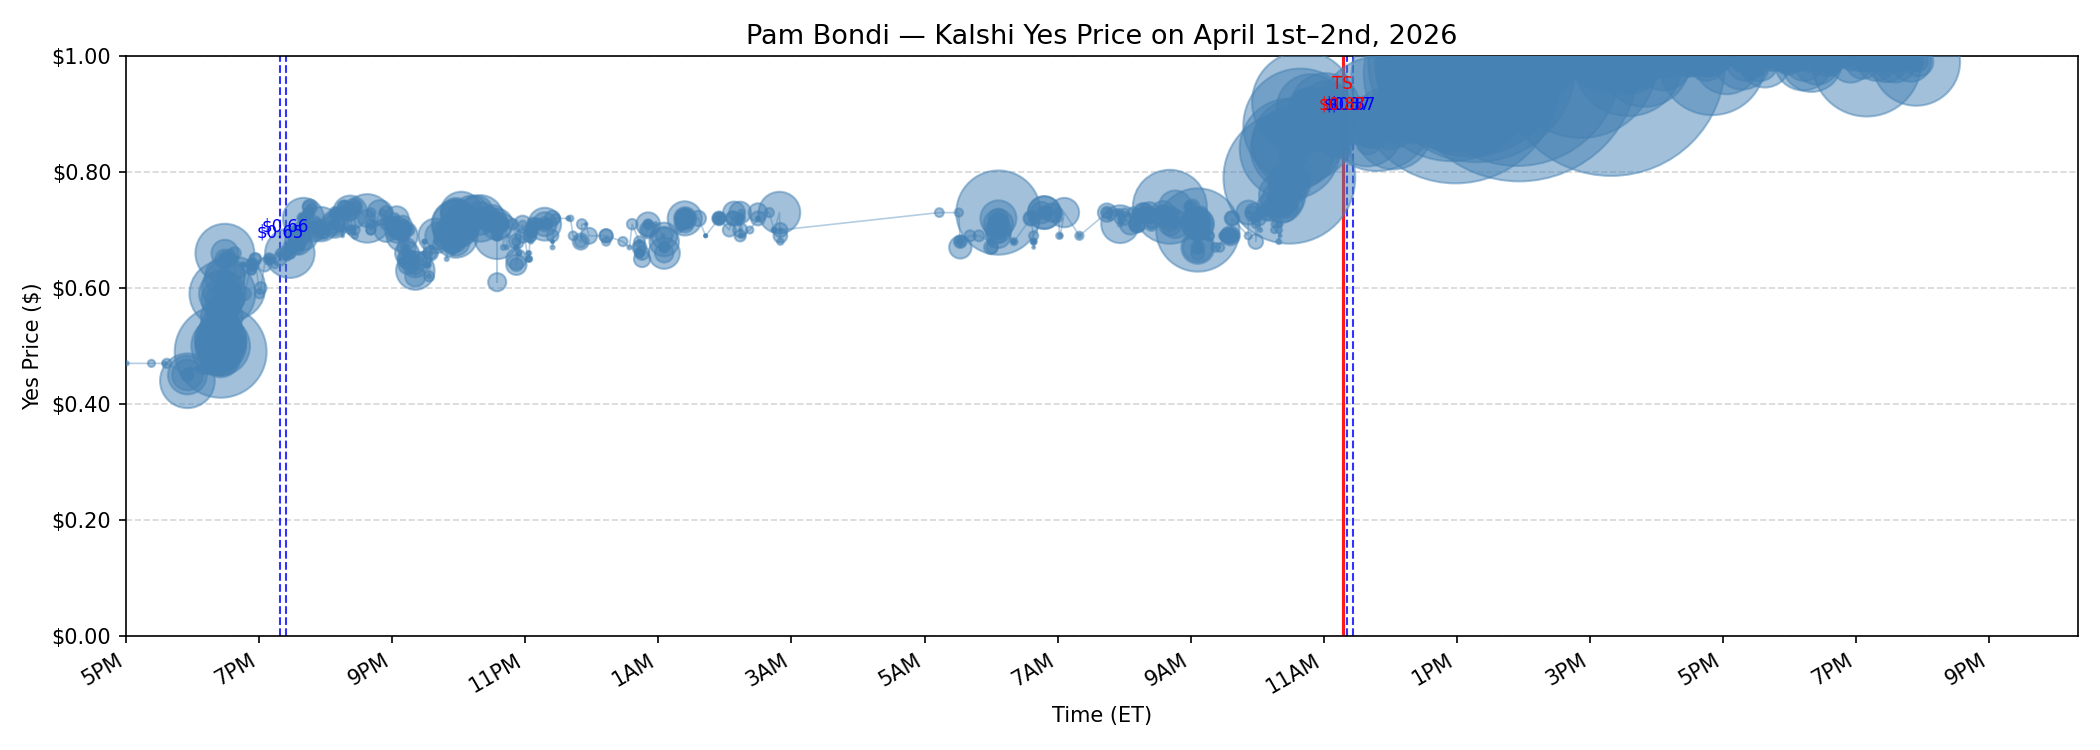

Python code for this plot:
import requests
import numpy as np
import matplotlib
matplotlib.use("Agg")
import matplotlib.pyplot as plt
import matplotlib.dates as mdates
from collections import defaultdict
from datetime import datetime, timezone
from zoneinfo import ZoneInfo

TICKER = "KXTRUMPADMINLEAVE-26DEC31-PBON"  # Pam Bondi
BASE_URL = "https://api.elections.kalshi.com/trade-api/v2"

# April 1st–2nd, 2026 UTC window
start = datetime(2026, 4, 1, 0, 0, 0, tzinfo=timezone.utc)
end = datetime(2026, 4, 2, 23, 59, 59, tzinfo=timezone.utc)

min_ts = int(start.timestamp())
max_ts = int(end.timestamp())

eastern = ZoneInfo("America/New_York")

def compute_signal(trades, window_minutes=30):
    """Bin trades into 1-minute buckets and compute a rolling Z-score of price_change * volume."""
    buckets = defaultdict(list)
    for t in trades:
        dt = datetime.fromisoformat(t["created_time"].replace("Z", "+00:00"))
        minute_key = dt.replace(second=0, microsecond=0)
        buckets[minute_key].append(t)

    sorted_minutes = sorted(buckets.keys())
    signals, times = [], []
    for minute in sorted_minutes:
        bucket = buckets[minute]
        prices = [float(t["yes_price_dollars"]) for t in bucket]
        volume = sum(float(t["count_fp"]) for t in bucket)
        price_change = abs(prices[-1] - prices[0]) if len(prices) > 1 else 0
        signals.append(price_change * volume)
        times.append(minute.replace(tzinfo=timezone.utc).astimezone(eastern))

    signals = np.array(signals)
    z_scores = np.full(len(signals), np.nan)
    for i in range(window_minutes, len(signals)):
        window = signals[i - window_minutes:i]
        std = np.std(window)
        if std > 0:
            z_scores[i] = (signals[i] - np.mean(window)) / std

    return times, z_scores

def fetch_candlesticks():
    candles = []
    resp = requests.get(
        f"{BASE_URL}/series/KXTRUMPADMINLEAVE/markets/{TICKER}/candlesticks",
        params={"start_ts": min_ts, "end_ts": max_ts, "period_interval": 1},
    )
    resp.raise_for_status()
    return resp.json().get("candlesticks", [])

def fetch_trades():
    trades = []
    cursor = None

    while True:
        params = {
            "ticker": TICKER,
            "min_ts": min_ts,
            "max_ts": max_ts,
            "limit": 1000,
        }
        if cursor:
            params["cursor"] = cursor

        resp = requests.get(f"{BASE_URL}/markets/trades", params=params)
        resp.raise_for_status()
        data = resp.json()

        batch = data.get("trades", [])
        trades.extend(batch)
        print(f"Fetched {len(batch)} trades (total so far: {len(trades)})")

        cursor = data.get("cursor")
        if not cursor or not batch:
            break

    return trades

def nearest_price(times, prices, target):
    """Return the price at the trade/candle closest in time to target."""
    if not times:
        return None
    closest_idx = min(range(len(times)), key=lambda i: abs((times[i] - target).total_seconds()))
    return prices[closest_idx]

VLINES = [
    datetime(2026, 4, 1, 19, 19, tzinfo=ZoneInfo("America/New_York")),
    datetime(2026, 4, 2, 11, 21, tzinfo=ZoneInfo("America/New_York")),

    datetime(2026, 4, 1, 19, 24, tzinfo=ZoneInfo("America/New_York")),
    datetime(2026, 4, 2, 11, 26, tzinfo=ZoneInfo("America/New_York")),
]

TRUTHSOCIAL = [
    datetime(2026, 4, 2, 11, 17, tzinfo=ZoneInfo("America/New_York")),
]

if __name__ == "__main__":
    print(f"Fetching trades for {TICKER} on April 1st–2nd, 2026...")
    trades = fetch_trades()
    trades.sort(key=lambda t: t["created_time"])
    print(f"\nTotal trades: {len(trades)}\n")
    print(f"{'Time (ET)':<32} {'Side':<6} {'Contracts':>10} {'Yes Price':>10} {'No Price':>10}")
    print("-" * 72)
    for t in trades:
        if float(t["yes_price_dollars"]) > 0.95:
            continue
        dt = datetime.fromisoformat(t["created_time"].replace("Z", "+00:00")).astimezone(eastern)
        time = dt.strftime("%Y-%m-%d %H:%M:%S.%f %Z")
        print(f"{time:<32} {t['taker_side']:<6} {float(t['count_fp']):>10.0f} {float(t['yes_price_dollars']):>9.2f}  {float(t['no_price_dollars']):>9.2f}")

    # Graph yes price over time
    times = [datetime.fromisoformat(t["created_time"].replace("Z", "+00:00")).astimezone(eastern) for t in trades]
    yes_prices = [float(t["yes_price_dollars"]) for t in trades]
    sizes = [float(t["count_fp"]) for t in trades]

    fig, ax = plt.subplots(figsize=(14, 5))
    ax.scatter(times, yes_prices, s=[s * 2 for s in sizes], alpha=0.5, color="steelblue", zorder=3)
    ax.plot(times, yes_prices, color="steelblue", linewidth=0.8, alpha=0.4)

    ax.xaxis.set_major_formatter(mdates.DateFormatter("%-I%p", tz=eastern))
    ax.xaxis.set_major_locator(mdates.HourLocator(interval=2))
    fig.autofmt_xdate()

    ax.set_title("Pam Bondi — Kalshi Yes Price on April 1st–2nd, 2026", fontsize=13)
    ax.set_xlabel("Time (ET)")
    ax.set_ylabel("Yes Price ($)")
    ax.set_xlim(datetime(2026, 4, 1, 17, 0, tzinfo=eastern), None)
    ax.set_ylim(0, 1)
    ax.yaxis.set_major_formatter(plt.FuncFormatter(lambda y, _: f"${y:.2f}"))
    ax.grid(axis="y", linestyle="--", alpha=0.5)
    for vl in VLINES:
        ax.axvline(vl, color="blue", linewidth=1, linestyle="--", alpha=0.8)
        p = nearest_price(times, yes_prices, vl)
        if p is not None:
            ax.text(vl, p + 0.03, f"${p:.2f}", color="blue", fontsize=8,
                    ha="center", va="bottom")
    
    for ts in TRUTHSOCIAL:
        ax.axvline(ts, color="red", linewidth=1.5, linestyle="-", alpha=0.9)
        p = nearest_price(times, yes_prices, ts)
        if p is not None:
            ax.text(ts, p + 0.03, f"TS\n${p:.2f}", color="red", fontsize=8,
                    ha="center", va="bottom")

    plt.tight_layout()
    plt.savefig("pambondi.png", dpi=150)
    print("\nChart saved to pambondi.png")

    # Graph bid/ask over time
    print("Fetching candlesticks...")
    candles = fetch_candlesticks()
    print(f"Fetched {len(candles)} candlesticks")

    candle_times = [datetime.fromtimestamp(c["end_period_ts"], tz=timezone.utc).astimezone(eastern) for c in candles]
    bids = [float(c["yes_bid"]["close_dollars"]) for c in candles]
    asks = [float(c["yes_ask"]["close_dollars"]) for c in candles]

    fig2, ax2 = plt.subplots(figsize=(14, 5))
    ax2.plot(candle_times, bids, color="steelblue", linewidth=1, label="Best Bid")
    ax2.plot(candle_times, asks, color="tomato", linewidth=1, label="Best Ask")
    ax2.fill_between(candle_times, bids, asks, alpha=0.15, color="gray", label="Spread")

    ax2.xaxis.set_major_formatter(mdates.DateFormatter("%-I%p", tz=eastern))
    ax2.xaxis.set_major_locator(mdates.HourLocator(interval=2))
    fig2.autofmt_xdate()

    ax2.set_title("Pam Bondi — Kalshi Resting Bid/Ask on April 1st–2nd, 2026", fontsize=13)
    ax2.set_xlabel("Time (ET)")
    ax2.set_ylabel("Yes Price ($)")
    ax2.set_xlim(datetime(2026, 4, 1, 17, 0, tzinfo=eastern), None)
    ax2.set_ylim(0, 1)
    ax2.yaxis.set_major_formatter(plt.FuncFormatter(lambda y, _: f"${y:.2f}"))
    ax2.grid(axis="y", linestyle="--", alpha=0.5)
    ax2.legend()
    for vl in VLINES:
        ax2.axvline(vl, color="blue", linewidth=1, linestyle="--", alpha=0.8)
        mid = nearest_price(candle_times, [(b + a) / 2 for b, a in zip(bids, asks)], vl)
        if mid is not None:
            ax2.text(vl, mid + 0.03, f"${mid:.2f}", color="blue", fontsize=8,
                     ha="center", va="bottom")


    for ts in TRUTHSOCIAL:
        ax2.axvline(ts, color="red", linewidth=1.5, linestyle="-", alpha=0.9)
        mid = nearest_price(candle_times, [(b + a) / 2 for b, a in zip(bids, asks)], ts)
        if mid is not None:
            ax2.text(ts, mid + 0.03, f"TS\n${mid:.2f}", color="red", fontsize=8,
                     ha="center", va="bottom")

    plt.tight_layout()
    plt.savefig("pambondi_bidask.png", dpi=150)
    print("Chart saved to pambondi_bidask.png")

    # Graph price×volume Z-score signal
    sig_times, z_scores = compute_signal(trades)
    THRESHOLD = 2.0

    fig3, ax3 = plt.subplots(figsize=(14, 5))
    ax3.plot(sig_times, z_scores, color="steelblue", linewidth=1)
    ax3.axhline(THRESHOLD, color="tomato", linewidth=1, linestyle="--", label=f"Threshold (Z={THRESHOLD})")
    ax3.fill_between(sig_times, z_scores, THRESHOLD,
                     where=[z > THRESHOLD if not np.isnan(z) else False for z in z_scores],
                     color="tomato", alpha=0.3, label="Signal fired")

    ax3.xaxis.set_major_formatter(mdates.DateFormatter("%-I%p", tz=eastern))
    ax3.xaxis.set_major_locator(mdates.HourLocator(interval=2))
    fig3.autofmt_xdate()

    ax3.set_title("Pam Bondi — Price×Volume Z-Score on April 1st–2nd, 2026", fontsize=13)
    ax3.set_xlabel("Time (ET)")
    ax3.set_ylabel("Z-Score")
    ax3.set_xlim(datetime(2026, 4, 1, 17, 0, tzinfo=eastern), None)
    ax3.grid(axis="y", linestyle="--", alpha=0.5)
    ax3.legend()
    for vl in VLINES:
        ax3.axvline(vl, color="blue", linewidth=1, linestyle="--", alpha=0.8)
        z = nearest_price(sig_times, z_scores, vl)
        if z is not None and not np.isnan(z):
            ax3.text(vl, z + 0.1, f"Z={z:.1f}", color="blue", fontsize=8,
                     ha="center", va="bottom")
    for ts in TRUTHSOCIAL:
        ax3.axvline(ts, color="red", linewidth=1.5, linestyle="-", alpha=0.9)
        z = nearest_price(sig_times, z_scores, ts)
        if z is not None and not np.isnan(z):
            ax3.text(ts, z + 0.1, f"TS\nZ={z:.1f}", color="red", fontsize=8,
                     ha="center", va="bottom")

    plt.tight_layout()
    plt.savefig("pambondi_signal.png", dpi=150)
    print("Chart saved to pambondi_signal.png")
